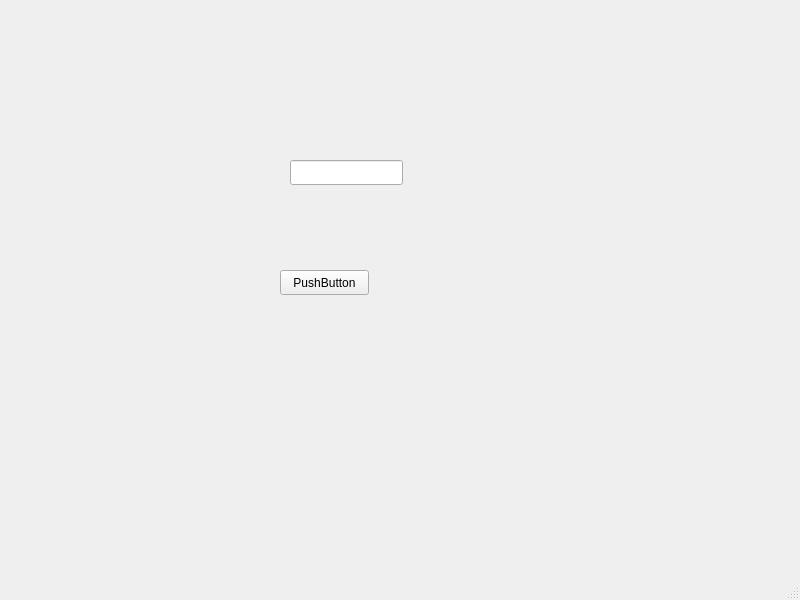
<?xml version="1.0" encoding="UTF-8"?>
<ui version="4.0">
 <class>MainWindow</class>
 <widget class="QMainWindow" name="MainWindow">
  <property name="geometry">
   <rect>
    <x>0</x>
    <y>0</y>
    <width>800</width>
    <height>600</height>
   </rect>
  </property>
  <property name="windowTitle">
   <string>MainWindow</string>
  </property>
  <widget class="QWidget" name="centralwidget">
   <widget class="QPushButton" name="pushButton">
    <property name="geometry">
     <rect>
      <x>280</x>
      <y>270</y>
      <width>89</width>
      <height>25</height>
     </rect>
    </property>
    <property name="text">
     <string>PushButton</string>
    </property>
   </widget>
   <widget class="QLineEdit" name="lineEdit">
    <property name="geometry">
     <rect>
      <x>290</x>
      <y>160</y>
      <width>113</width>
      <height>25</height>
     </rect>
    </property>
   </widget>
  </widget>
  <widget class="QMenuBar" name="menubar">
   <property name="geometry">
    <rect>
     <x>0</x>
     <y>0</y>
     <width>800</width>
     <height>22</height>
    </rect>
   </property>
  </widget>
  <widget class="QStatusBar" name="statusbar"/>
 </widget>
 <resources/>
 <connections/>
</ui>
